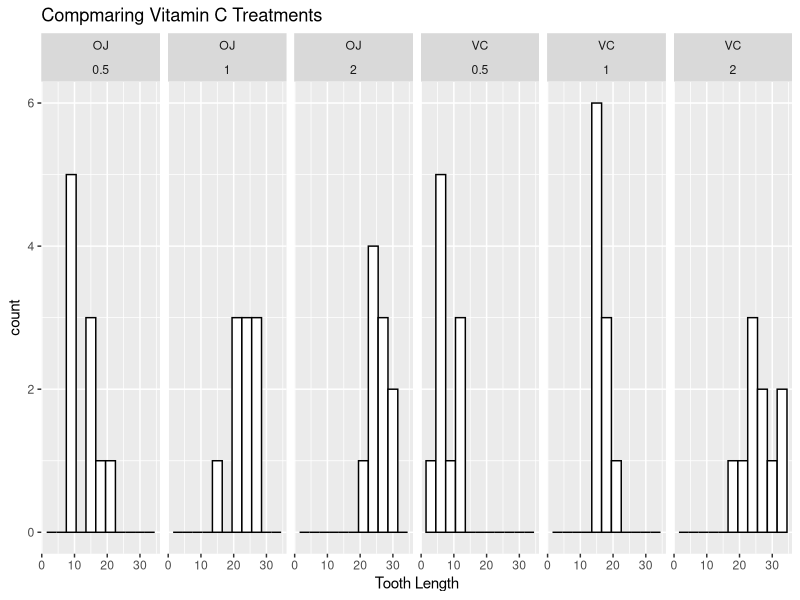

This figure's R source:
## ---- chunk 1
library(datasets)
data("ToothGrowth")
library(dplyr)
library(ggplot2)

## ---- chunk 2
ggplot(ToothGrowth, aes(len)) +  geom_histogram(binwidth=3, color="black", fill="white") +  
  facet_grid(. ~ supp + dose) + ggtitle("Compmaring Vitamin C Treatments") +  xlab("Tooth Length")
## ---- chunk 3
ToothGrowth <- group_by(ToothGrowth, supp, dose)
summarize(ToothGrowth, avglen = mean(len))
## ---- chunk 4
for(i in split(ToothGrowth, ToothGrowth$dose)) 
{
  tmp <- split(i, i$supp)
  print(sprintf("dose: %1.1f", i[1,]$dose))
  print(sprintf("p-value: %f", t.test(tmp[[1]]$len, tmp[[2]]$len)$p.value))
}
## ---- chunk 5
for(i in split(ToothGrowth, ToothGrowth$supp)) 
{
  tmp <- split(i, i$dose)
  print(sprintf("Supplement: %s", i[1,]$supp))
  print(sprintf("p-value: %f", t.test(tmp[[1]]$len, tmp[[2]]$len)$p.value))
  print(sprintf("p-value: %f", t.test(tmp[[2]]$len, tmp[[3]]$len)$p.value))
}
## ---- chunk 6
head(ToothGrowth)

